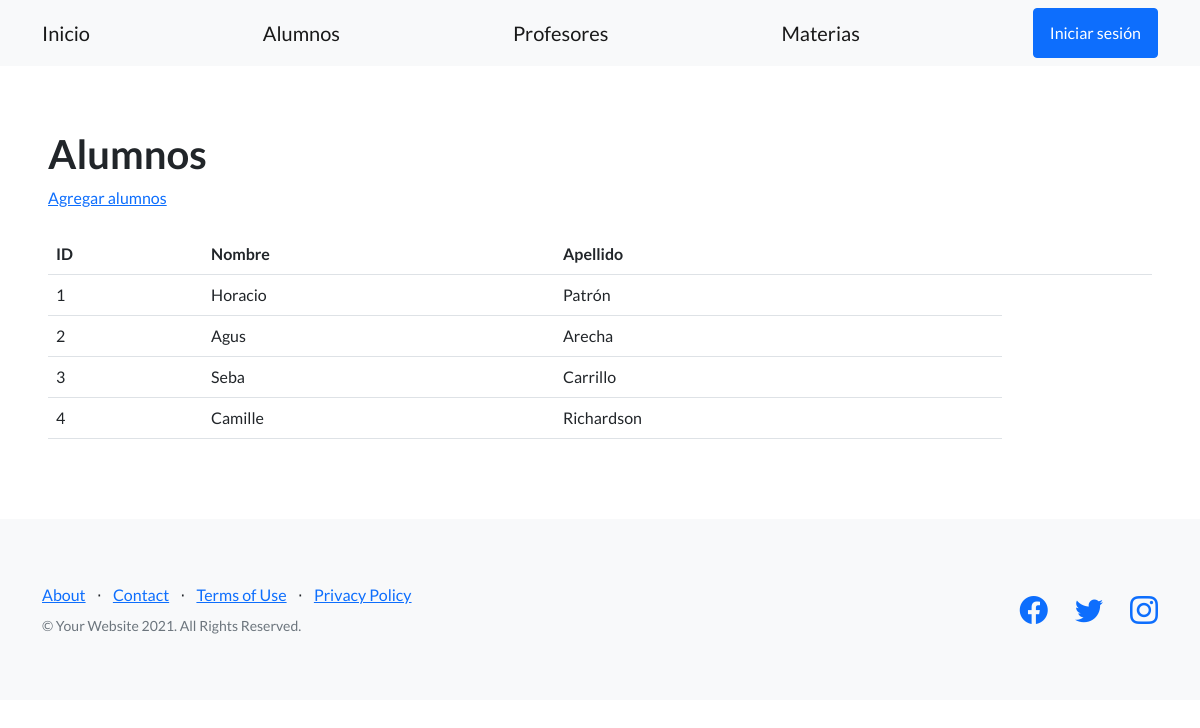
Page /app/alumnos/ on the earlier database version.
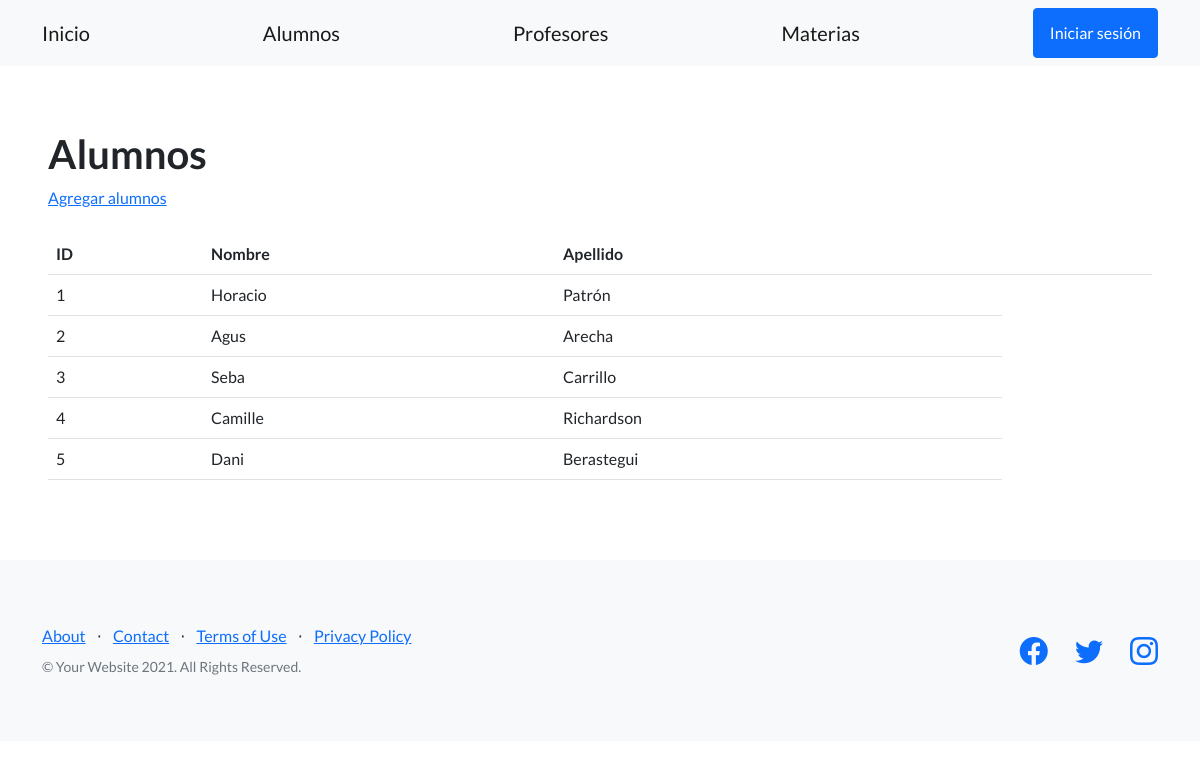
Same page on the later database version.
### app/models.py (models this page shows, shortened)
class Alumno(models.Model):
    nombre=models.CharField(max_length=50)
    apellido=models.CharField(max_length=50)
    email=models.EmailField()

### app/views.py (the view)
# urls.py: path('alumnos/', listar_alumnos, name="alumnos"),
def listar_alumnos(request):
    contexto = {
        "alumnos": Alumno.objects.all(),
    }
    http_response= render(
        request=request,
        template_name='app/alumnos.html',
        context=contexto,
    )
    return http_response

### app/templates/app/alumnos.html
{% extends "app/base.html" %}
{% load static %}
{% block contenido %}
<section>
  <div>
    <h1>Alumnos</h1>
    <a href="{% url 'agregar_alumno' %}">Agregar alumnos</a>
    <br><br>
    <table class="table">
      <tbody>
        <tr>
          <th>ID</th>
          <th>Nombre</th>
          <th>Apellido</th>
          <th></th>
          <th></th>
        </tr>
        {% for alumno in alumnos %}
        <tr>
          <td>{{ alumno.id }}</td>
          <td>{{ alumno.nombre }}</td>
          <td>{{ alumno.apellido }}</td>
        </tr>
        {% endfor %}
      </tbody>
    </table>
  </div>
</section>
{% endblock contenido %}

Differences in the rows shown:
added Alumno: id "5", nombre "Dani", apellido "Berastegui"
